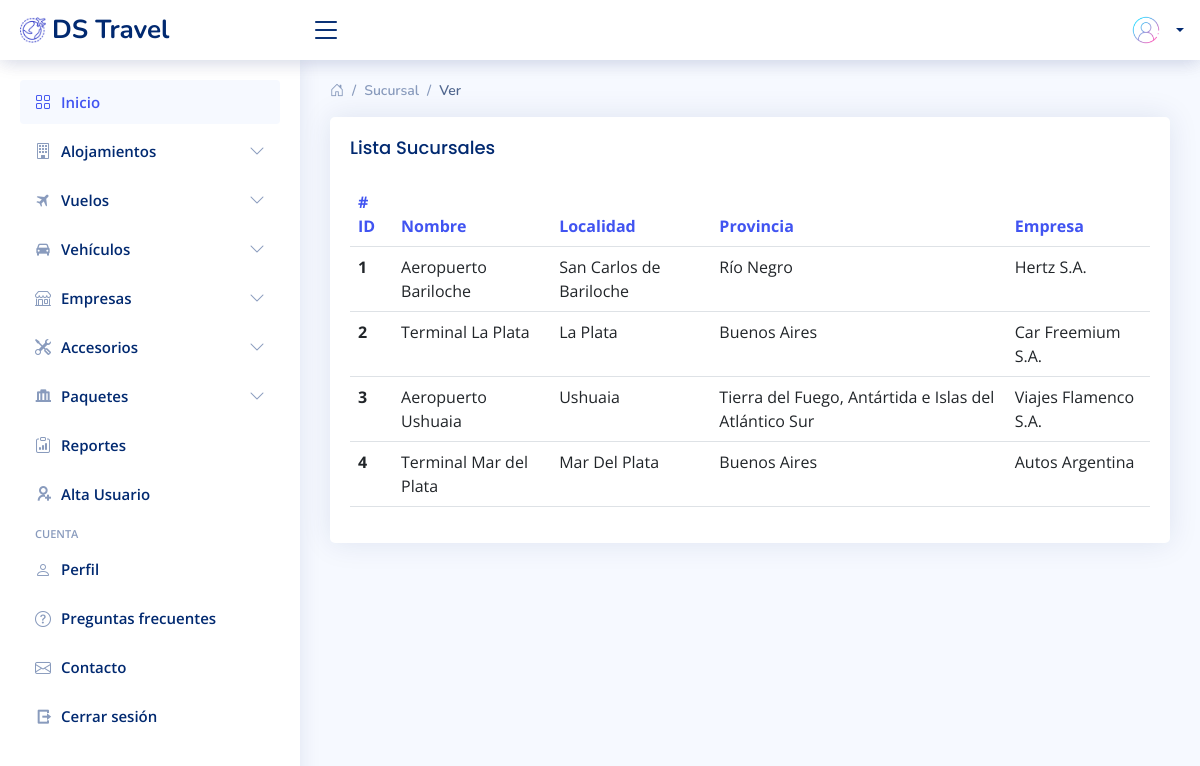
Page /Admin/sistema/tabla-sucursales.php on the committed database.
### tables this page shows
CREATE TABLE `sucursal` (
  `OID` int(11) NOT NULL,
  `nombre` varchar(250) NOT NULL,
  `localidad` varchar(250) NOT NULL,
  `fk_provincia` int(11) NOT NULL,
  `fk_empresa` int(11) NOT NULL
);

CREATE TABLE `provincia` (
  `OID` int(11) NOT NULL,
  `nombre` varchar(250) NOT NULL
);

CREATE TABLE `empresa` (
  `OID` int(11) NOT NULL,
  `nombre` varchar(250) NOT NULL,
  `CUIT` bigint(11) NOT NULL
);

### Admin/sistema/tabla-sucursales.php (the view, shortened to what this page needs)
<?php
include "../conexion.php";
$cmd = mysqli_query($conexion,"SELECT * FROM sucursal");
?>
<!DOCTYPE html>
<html lang="en">
<head>
  <link href="assets/vendor/bootstrap/css/bootstrap.min.css" rel="stylesheet">
  <link href="assets/vendor/bootstrap-icons/bootstrap-icons.css" rel="stylesheet">
  <link href="assets/vendor/boxicons/css/boxicons.min.css" rel="stylesheet">
  <link href="assets/vendor/quill/quill.snow.css" rel="stylesheet">
  <link href="assets/vendor/quill/quill.bubble.css" rel="stylesheet">
  <link href="assets/vendor/remixicon/remixicon.css" rel="stylesheet">
  <link href="assets/vendor/simple-datatables/style.css" rel="stylesheet">
  <link href="assets/css/style.css" rel="stylesheet">
</head>
<body>
  <?php include "includes/header.php"; ?>
  <?php include "includes/Sidebar.php"; ?>
  <main id="main" class="main">
    <div class="pagetitle">
      <nav>
        <ol class="breadcrumb">
          <li class="breadcrumb-item"><a href="home.php"><i class="bi bi-house-door"></i></a></li>
          <li class="breadcrumb-item">Sucursal</li>
          <li class="breadcrumb-item active">Ver</li>
        </ol>
      </nav>
    </div>
    <section class="section">
          <div class="card">
            <div class="card-body">
              <h5 class="card-title">Lista Sucursales</h5>
                  <table class="table table-hover">
                    <thead>
                      <tr>
                        <th scope="col" data-sortable="">
                          <a href="#" class=""># ID</a>
                        </th>
                        <th scope="col" data-sortable="">
                          <a href="#" class="">Nombre</a>
                        </th>
                        <th scope="col" data-sortable="">
                          <a href="#" class="">Localidad</a>
                        </th>
                        <th scope="col" data-sortable="">
                          <a href="#" class="">Provincia</a>
                        </th>
                        <th scope="col" data-sortable="">
                          <a href="#" class="">Empresa</a>
                        </th>
                      </tr>
                    </thead>
                    <tbody>
                        <?php while ($sucursal = mysqli_fetch_array($cmd)) {
                        ?>
                      <tr>
                        <th scope="row"><?php echo $sucursal['OID']; ?></th>
                        <td><?php echo $sucursal['nombre']; ?></td>
                        <td><?php echo $sucursal['localidad']; ?></td>
                        <td><?php
                            $idProvincia = $sucursal['fk_provincia'];
                            $prov = mysqli_query($conexion,"SELECT * FROM provincia WHERE OID = '$idProvincia'");
                            $provincia = mysqli_fetch_array($prov);
                            echo $provincia['nombre']; ?></td>
                        <td><?php
                            $idEmpresa = $sucursal['fk_empresa'];
                            $emp = mysqli_query($conexion,"SELECT * FROM empresa WHERE OID = '$idEmpresa'");
                            $empresa = mysqli_fetch_array($emp);
                            echo $empresa['nombre']; ?>
                        </td>
                        </tr>
                        <?php };?>
                    </tbody>
                  </table>
        </div>
      </div>
    </section>
  </main>
  <?php include "includes/header.php"; ?>
</body>
</html>

### Admin/sistema/includes/header.php (shortened to what this page needs)
<header id="header" class="header fixed-top d-flex align-items-center">
  <div class="d-flex align-items-center justify-content-between">
    <a href="home.php" class="logo d-flex align-items-center">
      <img src="assets/img/ds_travel.png" alt="DS Travel Logo">
      <span class="d-none d-lg-block">DS Travel</span>
    </a>
    <i class="bi bi-list toggle-sidebar-btn"></i>
  </div>
  <nav class="header-nav ms-auto">
    <ul class="d-flex align-items-center">
      <li class="nav-item dropdown pe-3">
        <a class="nav-link nav-profile d-flex align-items-center pe-0" href="#" data-bs-toggle="dropdown">
          <img src="assets/img/login.png" alt="Profile" class="rounded-circle">
          <span class="d-none d-md-block dropdown-toggle ps-2"><?php echo $_SESSION['nombre'].' '; echo $_SESSION['apellido'];  ?></span>
        </a>
      </li>
    </ul>
  </nav>
</header>

### Admin/sistema/includes/Sidebar.php (shortened to what this page needs)
<aside id="sidebar" class="sidebar">
  <ul class="sidebar-nav" id="sidebar-nav">
    <li class="nav-item">
      <a class="nav-link " href="https://localhost/proyectos/ds_travel/Admin/sistema/home.php">
        <i class="bi bi-grid"></i>
        <span>Inicio</span>
      </a>
    </li>
    <li class="nav-item">
      <a class="nav-link collapsed" data-bs-target="#alojamiento-nav" data-bs-toggle="collapse" href="#">
      <i class="bi bi-building"></i><span>Alojamientos</span><i class="bi bi-chevron-down ms-auto"></i>
      </a>
    </li>
    <li class="nav-item">
      <a class="nav-link collapsed" data-bs-target="#vuelo-nav" data-bs-toggle="collapse" href="#">
        <i class="bx bxs-plane-alt"></i><span>Vuelos</span><i class="bi bi-chevron-down ms-auto"></i>
      </a>
    </li>
    <li class="nav-item">
      <a class="nav-link collapsed" data-bs-target="#vehiculo-nav" data-bs-toggle="collapse" href="">
        <i class="bx bxs-car"></i><span>Vehículos</span><i class="bi bi-chevron-down ms-auto"></i>
      </a>
    </li>
    <li class="nav-item">
      <a class="nav-link collapsed" data-bs-target="#empresa-nav" data-bs-toggle="collapse" href="">
        <i class="bi bi-shop"></i><span>Empresas</span><i class="bi bi-chevron-down ms-auto"></i>
      </a>
    </li>
    <li class="nav-item">
      <a class="nav-link collapsed" data-bs-target="#accesorio-nav" data-bs-toggle="collapse" href="">
        <i class="bi bi-tools"></i><span>Accesorios</span><i class="bi bi-chevron-down ms-auto"></i>
      </a>
    </li>
    <li class="nav-item">
      <a class="nav-link collapsed" data-bs-target="#paquete-nav" data-bs-toggle="collapse" href="#">
      <i class="ri-luggage-deposit-line"></i><span>Paquetes</span><i class="bi bi-chevron-down ms-auto"></i>
      </a>
    </li>
    <li class="nav-item">
      <a class="nav-link collapsed" href="reporte.php">
      <i class="bi bi-clipboard-data"></i><span>Reportes</span>
      </a>
    </li>
    <?php
		if($_SESSION['fk_rol'] == 0){
	 ?>
    <li class="nav-item">
      <a class="nav-link collapsed" href="registro.php">
      <i class="ri-user-add-line"></i><span>Alta Usuario</span>
      </a>
    </li>
    <?php } ?>
    <li class="nav-heading">Cuenta</li>
    <li class="nav-item">
      <a class="nav-link collapsed" href="perfil.php">
        <i class="bi bi-person"></i>
        <span>Perfil</span>
      </a>
    </li>
    <li class="nav-item">
      <a class="nav-link collapsed" href="pagina_en_construccion.php">
        <i class="bi bi-question-circle"></i>
        <span>Preguntas frecuentes</span>
      </a>
    </li>
    <li class="nav-item">
      <a class="nav-link collapsed" href="contacto.php">
        <i class="bi bi-envelope"></i>
        <span>Contacto</span>
      </a>
    </li>
    <li class="nav-item">
      <a class="nav-link collapsed" href="logOut.php">
        <i class="ri-logout-box-r-line"></i>
        <span>Cerrar sesión</span>
      </a>
    </li>
  </ul>
</aside>

### Admin/sistema/assets/css/style.css (style rules this page uses)
:root { scroll-behavior: smooth; }
body { font-family: "Open Sans", sans-serif; background: #f6f9ff; color: #444444; }
a { color: #4154f1; text-decoration: none; }
h1, h2, h3, h4, h5, h6 { font-family: "Nunito", sans-serif; }
#main { margin-top: 60px; padding: 20px 30px; transition: all 0.3s; }
.pagetitle { margin-bottom: 10px; }
.card { margin-bottom: 30px; border: none; border-radius: 5px; box-shadow: 0px 0 30px rgba(1, 41, 112, 0.1); }
.card-title { padding: 20px 0 15px 0; font-size: 18px; font-weight: 500; color: #012970; font-family: "Poppins", sans-serif; }
.card-body { padding: 0 20px 20px 20px; }
.breadcrumb { font-size: 14px; font-family: "Nunito", sans-serif; color: #899bbd; font-weight: 600; }
.breadcrumb a { color: #899bbd; transition: 0.3s; }
.breadcrumb .breadcrumb-item::before { color: #899bbd; }
.breadcrumb .active { color: #51678f; font-weight: 600; }
.logo { line-height: 1; }
@media (min-width: 1200px) { .logo { width: 280px; } }
.logo img { max-height: 26px; margin-right: 6px; }
.logo span { font-size: 26px; font-weight: 700; color: #012970; font-family: "Nunito", sans-serif; }
.header { transition: all 0.5s; z-index: 997; height: 60px; box-shadow: 0px 2px 20px rgba(1, 41, 112, 0.1); background-color: #fff; padding-left: 20px; }
.header .toggle-sidebar-btn { font-size: 32px; padding-left: 10px; cursor: pointer; color: #012970; }
.header-nav ul { list-style: none; }
.header-nav>ul { margin: 0; padding: 0; }
.header-nav .nav-profile { color: #012970; }
.header-nav .nav-profile img { max-height: 36px; }
.header-nav .nav-profile span { font-size: 14px; font-weight: 600; }
.sidebar { position: fixed; top: 60px; left: 0; bottom: 0; width: 300px; z-index: 996; transition: all 0.3s; padding: 20px; overflow-y: auto; scrollbar-width: thin; scrollbar-color: #aab7cf transparent; box-shadow: 0px 0px 20px rgba(1, 41, 112, 0.1); background-color: #fff; }
@media (min-width: 1200px) { #main, #footer { margin-left: 300px; } }
.sidebar-nav { padding: 0; margin: 0; list-style: none; }
.sidebar-nav li { padding: 0; margin: 0; list-style: none; }
.sidebar-nav .nav-item { margin-bottom: 5px; }
.sidebar-nav .nav-heading { font-size: 11px; text-transform: uppercase; color: #899bbd; font-weight: 600; margin: 10px 0 5px 15px; }
.sidebar-nav .nav-link { display: flex; align-items: center; font-size: 15px; font-weight: 600; color: #4154f1; transition: 0.3; background: #f6f9ff; padding: 10px 15px; border-radius: 4px; }
.sidebar-nav .nav-link i { font-size: 16px; margin-right: 10px; color: #4154f1; }
.sidebar-nav .nav-link.collapsed { color: #012970; background: #fff; }
.sidebar-nav .nav-link.collapsed i { color: #899bbd; }
.sidebar-nav .nav-link .bi-chevron-down { margin-right: 0; transition: transform 0.2s ease-in-out; }

### rows in the picture
sucursal: OID "1", nombre "Aeropuerto Bariloche", localidad "San Carlos de Bariloche", fk_provincia.nombre "Río Negro", fk_empresa.nombre "Hertz S.A."
sucursal: OID "2", nombre "Terminal La Plata", localidad "La Plata", fk_provincia.nombre "Buenos Aires", fk_empresa.nombre "Car Freemium S.A."
sucursal: OID "3", nombre "Aeropuerto Ushuaia", localidad "Ushuaia", fk_provincia.nombre "Tierra del Fuego, Antártida e Islas del Atlántico Sur", fk_empresa.nombre "Viajes Flamenco S.A."
sucursal: OID "4", nombre "Terminal Mar del Plata", localidad "Mar Del Plata", fk_provincia.nombre "Buenos Aires", fk_empresa.nombre "Autos Argentina"
